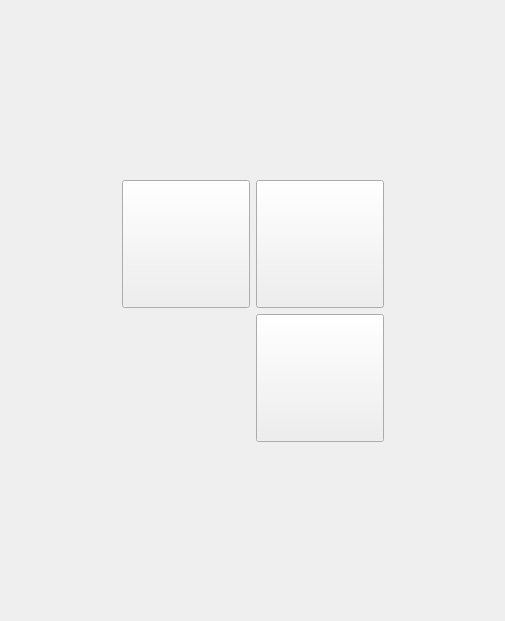
<?xml version="1.0" encoding="UTF-8"?>
<ui version="4.0">
 <class>PairingActivity</class>
 <widget class="QWidget" name="PairingActivity">
  <property name="geometry">
   <rect>
    <x>0</x>
    <y>0</y>
    <width>505</width>
    <height>621</height>
   </rect>
  </property>
  <property name="windowTitle">
   <string>Form</string>
  </property>
  <layout class="QGridLayout" name="gridLayout_2">
   <property name="leftMargin">
    <number>0</number>
   </property>
   <property name="topMargin">
    <number>0</number>
   </property>
   <property name="rightMargin">
    <number>0</number>
   </property>
   <property name="bottomMargin">
    <number>0</number>
   </property>
   <item row="0" column="1">
    <spacer name="verticalSpacer_2">
     <property name="orientation">
      <enum>Qt::Orientation::Vertical</enum>
     </property>
     <property name="sizeHint" stdset="0">
      <size>
       <width>20</width>
       <height>103</height>
      </size>
     </property>
    </spacer>
   </item>
   <item row="1" column="0">
    <spacer name="horizontalSpacer">
     <property name="orientation">
      <enum>Qt::Orientation::Horizontal</enum>
     </property>
     <property name="sizeHint" stdset="0">
      <size>
       <width>112</width>
       <height>20</height>
      </size>
     </property>
    </spacer>
   </item>
   <item row="1" column="1">
    <layout class="QGridLayout" name="gridLayout">
     <item row="0" column="0">
      <widget class="QPushButton" name="pushButtonNetworkPairing">
       <property name="minimumSize">
        <size>
         <width>128</width>
         <height>128</height>
        </size>
       </property>
       <property name="toolTip">
        <string>Pair this Agent with other nodes over the network</string>
       </property>
       <property name="text">
        <string/>
       </property>
       <property name="icon">
        <iconset resource="../../libres/resources/icons.qrc">
         <normaloff>:/icons/lan.svg</normaloff>:/icons/lan.svg</iconset>
       </property>
       <property name="iconSize">
        <size>
         <width>96</width>
         <height>96</height>
        </size>
       </property>
       <property name="flat">
        <bool>false</bool>
       </property>
      </widget>
     </item>
     <item row="0" column="1">
      <widget class="QPushButton" name="pushButtonCameraPairing">
       <property name="minimumSize">
        <size>
         <width>128</width>
         <height>128</height>
        </size>
       </property>
       <property name="toolTip">
        <string>Pair this Agent with other nodes using camera</string>
       </property>
       <property name="text">
        <string/>
       </property>
       <property name="icon">
        <iconset resource="../../libres/resources/icons.qrc">
         <normaloff>:/icons/snap.svg</normaloff>:/icons/snap.svg</iconset>
       </property>
       <property name="iconSize">
        <size>
         <width>96</width>
         <height>96</height>
        </size>
       </property>
       <property name="flat">
        <bool>false</bool>
       </property>
      </widget>
     </item>
     <item row="1" column="1">
      <widget class="QPushButton" name="pushButtonDone">
       <property name="minimumSize">
        <size>
         <width>128</width>
         <height>128</height>
        </size>
       </property>
       <property name="toolTip">
        <string>Done</string>
       </property>
       <property name="text">
        <string/>
       </property>
       <property name="icon">
        <iconset resource="../../libres/resources/icons.qrc">
         <normaloff>:/icons/yes.svg</normaloff>:/icons/yes.svg</iconset>
       </property>
       <property name="iconSize">
        <size>
         <width>96</width>
         <height>96</height>
        </size>
       </property>
       <property name="flat">
        <bool>false</bool>
       </property>
      </widget>
     </item>
    </layout>
   </item>
   <item row="1" column="2">
    <spacer name="horizontalSpacer_2">
     <property name="orientation">
      <enum>Qt::Orientation::Horizontal</enum>
     </property>
     <property name="sizeHint" stdset="0">
      <size>
       <width>111</width>
       <height>20</height>
      </size>
     </property>
    </spacer>
   </item>
   <item row="2" column="1">
    <spacer name="verticalSpacer">
     <property name="orientation">
      <enum>Qt::Orientation::Vertical</enum>
     </property>
     <property name="sizeHint" stdset="0">
      <size>
       <width>20</width>
       <height>102</height>
      </size>
     </property>
    </spacer>
   </item>
  </layout>
 </widget>
 <resources>
  <include location="../../libres/resources/icons.qrc"/>
 </resources>
 <connections>
  <connection>
   <sender>pushButtonNetworkPairing</sender>
   <signal>clicked()</signal>
   <receiver>PairingActivity</receiver>
   <slot>networkPairing()</slot>
   <hints>
    <hint type="sourcelabel">
     <x>185</x>
     <y>176</y>
    </hint>
    <hint type="destinationlabel">
     <x>252</x>
     <y>310</y>
    </hint>
   </hints>
  </connection>
  <connection>
   <sender>pushButtonDone</sender>
   <signal>clicked()</signal>
   <receiver>PairingActivity</receiver>
   <slot>done()</slot>
   <hints>
    <hint type="sourcelabel">
     <x>319</x>
     <y>444</y>
    </hint>
    <hint type="destinationlabel">
     <x>252</x>
     <y>310</y>
    </hint>
   </hints>
  </connection>
  <connection>
   <sender>pushButtonCameraPairing</sender>
   <signal>clicked()</signal>
   <receiver>PairingActivity</receiver>
   <slot>cameraPairing()</slot>
   <hints>
    <hint type="sourcelabel">
     <x>319</x>
     <y>176</y>
    </hint>
    <hint type="destinationlabel">
     <x>252</x>
     <y>310</y>
    </hint>
   </hints>
  </connection>
 </connections>
 <slots>
  <slot>done()</slot>
  <slot>networkPairing()</slot>
  <slot>cameraPairing()</slot>
 </slots>
</ui>
